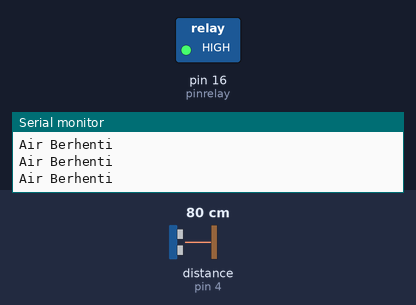
Bench run of a sketch on a simulated Arduino Uno, built with avr-gcc and run on an emulated ATmega328P. On the bench: switched loads named in the sketch (green lamp = pin HIGH), the last lines printed to the serial monitor. The test bench sets the inputs (shaded band); at power-on: distance to the obstacle (sensor on pin 4) 80 cm. The echo pulse lasts 58.3 µs per cm.

Above: at 1.2 s.
1.3 s: distance to the obstacle (sensor on pin 4) set to 17 cm
2.8 s: distance to the obstacle (sensor on pin 4) set to 14 cm
At 3.8 s:
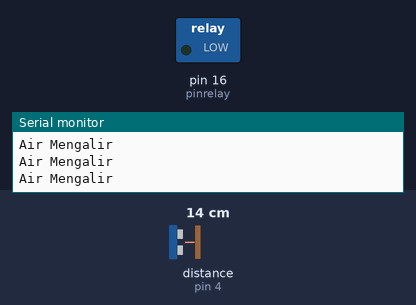
4.3 s: distance to the obstacle (sensor on pin 4) set to 6 cm
5.8 s: distance to the obstacle (sensor on pin 4) set to 3 cm
At 6.9 s:
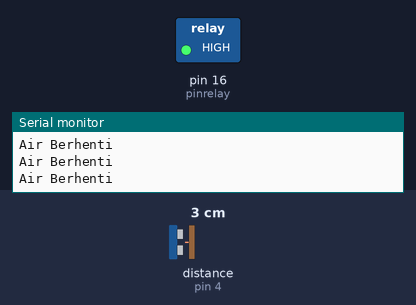
7.3 s: distance to the obstacle (sensor on pin 4) set to 9 cm
At 8.4 s:
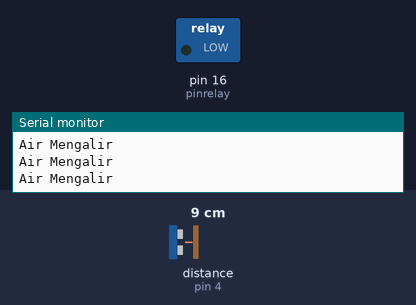
Timing chart, 0 to 9.9 s (numbered marks = the images above; inputs shaded):
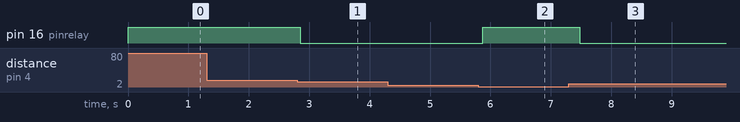

Measured:
- the behaviour switches between 16 and 15 cm on distance to the obstacle (sensor on pin 4) (found by bisection; images 0 and 1)
- the behaviour switches between 5 and 4 cm on distance to the obstacle (sensor on pin 4) (found by bisection; images 1 and 2)
- after the input at 2.8 s, pin 16 (pinrelay): HIGH → LOW after 0.05 s
- after the input at 5.8 s, pin 16 (pinrelay): LOW → HIGH after 0.07 s
- after the input at 7.3 s, pin 16 (pinrelay): HIGH → LOW after 0.18 s

The sketch:

smart_wudhu.ino
```cpp
#include <HCSR04.h>

#define trigger 5
#define echo 4
#define pinrelay 16

HCSR04 distance(trigger, echo);

void setup() {
  Serial.begin(115200);
  pinMode(pinrelay, OUTPUT);
}

void loop() {
  float sensor = distance.dist();

  if (sensor >= 5 && sensor <= 15) {
    digitalWrite(pinrelay, LOW);
    Serial.println("Air Mengalir");
  } else {
    digitalWrite(pinrelay, HIGH);
    Serial.println("Air Berhenti");
  }
  delay(200);
}
```
